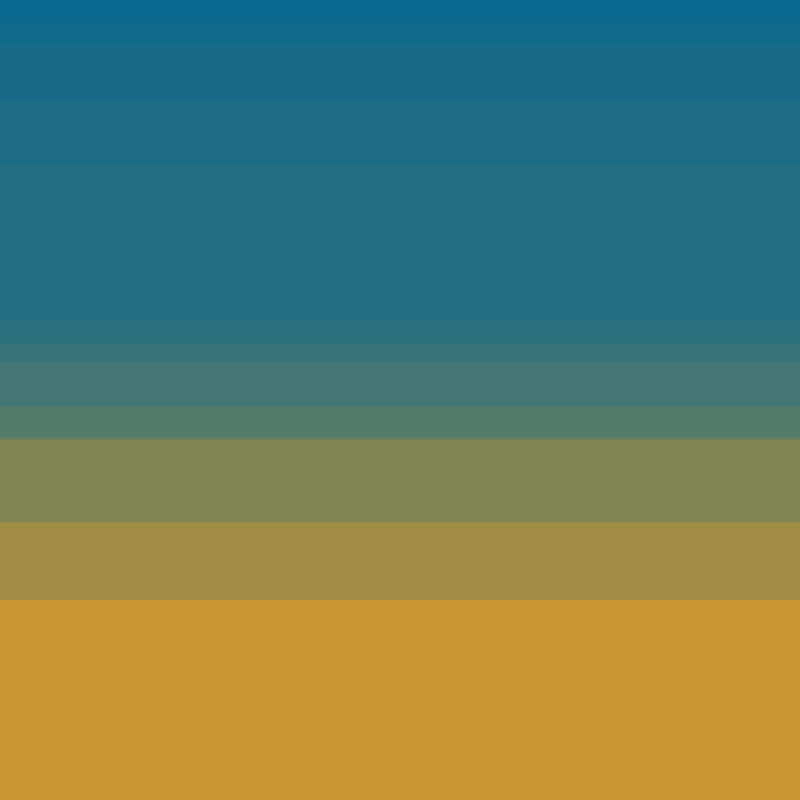
Frame 1 (no input)
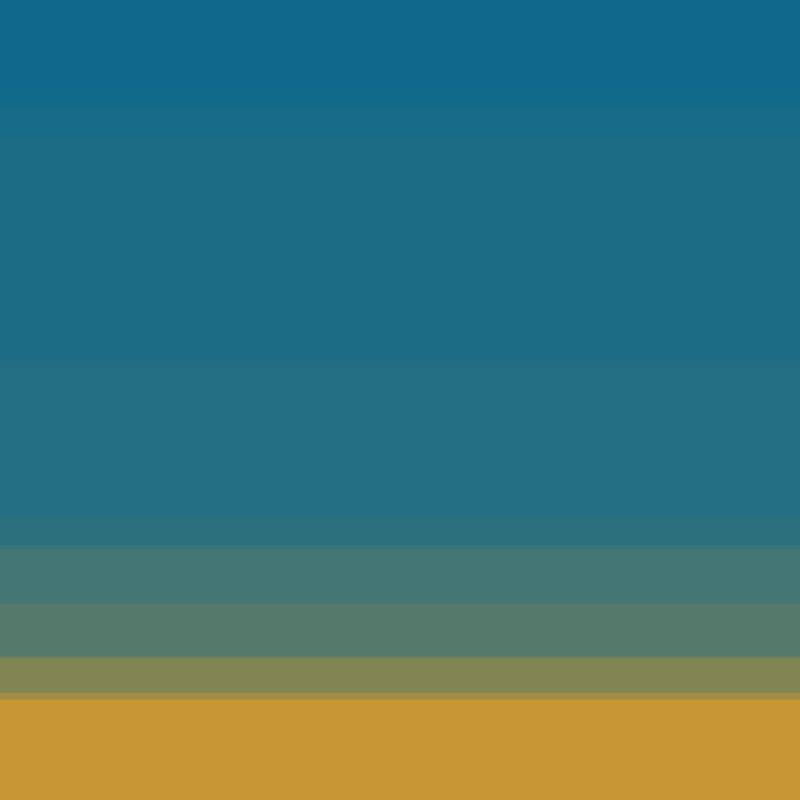
Frame 60 (the mouse pressed at the canvas centre just before this capture)
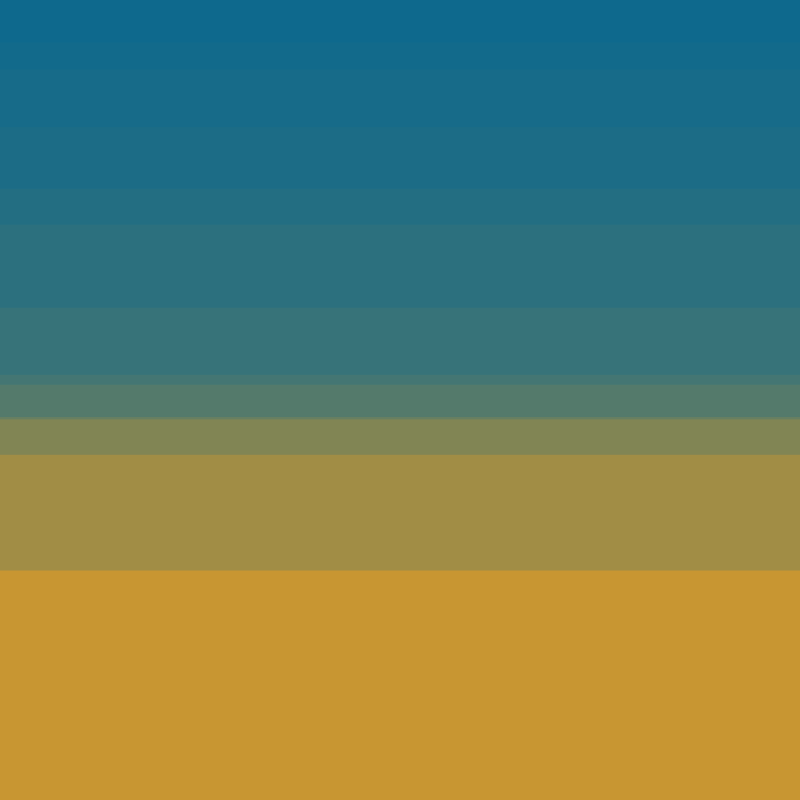
Frame 120 (the mouse held since frame 60 and released just before this capture)

The Processing sketch that drew these frames (run headless with seeded random() and noise(); from frame 60 on, the mouse is pressed at the canvas centre):

// Processing sketch: nature
// ── nature.pde
float y=0;

void setup(){
  size(800,800);
  
}

void draw(){
  background(200,150,50);
  //strokeWeight(10);
  for(int i=0; i <20; i++){
    //line(0,400+sin(y)*400,width,400+sin(y)*400);
    noStroke();
    fill(0,100,150,50);
    rect(0,0,width,20*i+sin(y+25*PI/i)*400);
  }
  y+=PI/72;
}
